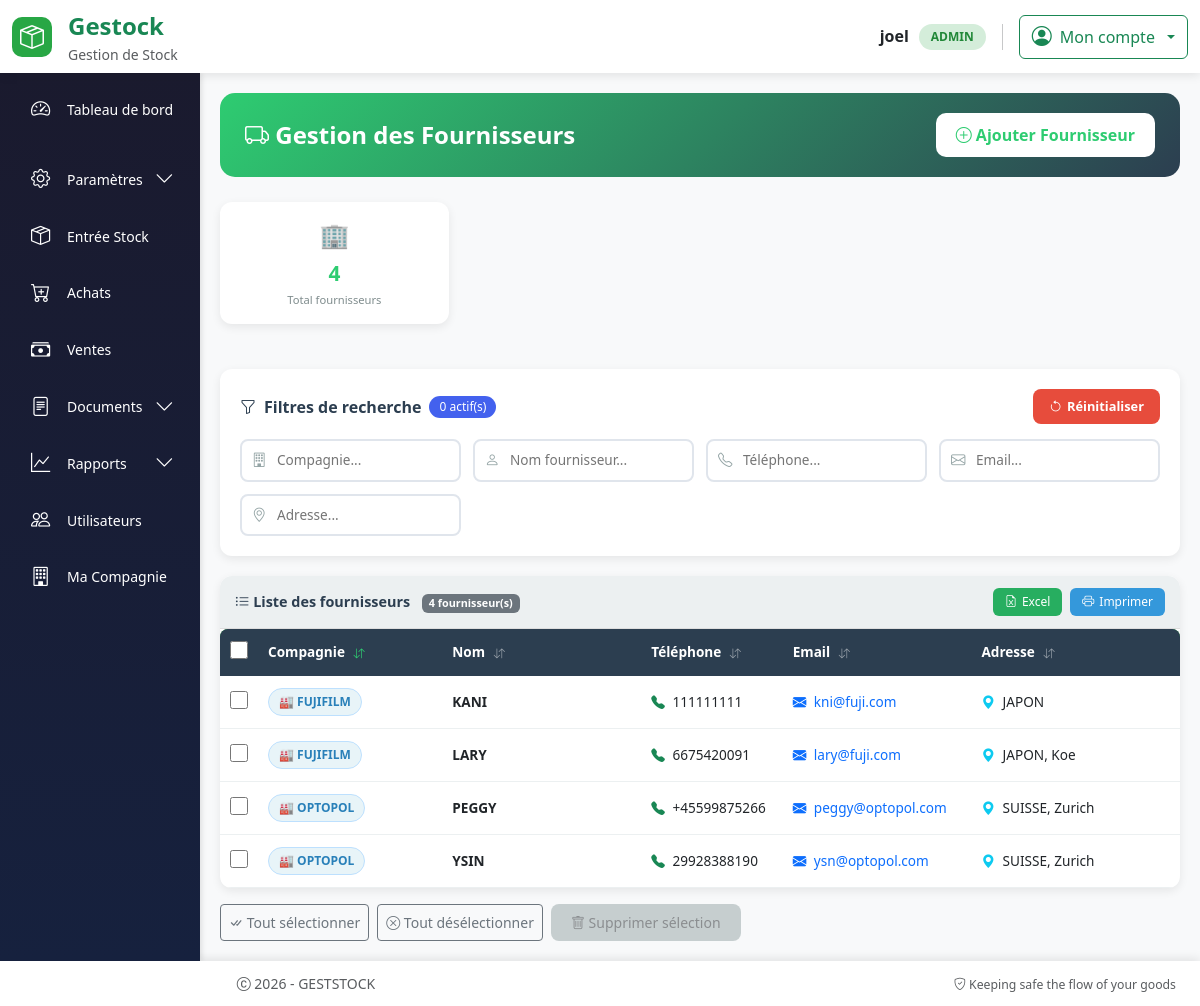
The app's page /gestion_materiel/fournisseur (signed in) with its own data.
### models.py (models this page shows, shortened)
class User(UserMixin, db.Model):
  id = db.Column(db.Integer, primary_key=True)
  username = db.Column(db.String(64), index=True, nullable=False)
  email = db.Column(db.String(120), unique=True, nullable=False)
  password_hash = db.Column(db.String(256))
  role = db.Column(db.String(20), nullable=False, default='operateur')
  joined_at = db.Column(db.DateTime(), default = datetime.utcnow, index = True)
  must_change_password = db.Column(db.Boolean, default=False)
  __table_args__ = (
      db.UniqueConstraint('email', name='uq_user_email'),
  )

class Fournisseur(db.Model):
    id = db.Column(db.Integer, primary_key=True)
    compagnie = db.Column(db.String(100), nullable=True)
    nom_fournisseur = db.Column(db.String(100), nullable=False)
    telephone = db.Column(db.String(30))
    adresse = db.Column(db.String(255))
    email = db.Column(db.String(100), nullable=True)
    achats = db.relationship(
        "Achat",
        back_populates="fournisseur",
        cascade="all, delete-orphan"
    )

### routes.py (the view, shortened to what this page needs)
@app.route('/gestion_materiel/fournisseur', methods=['GET', 'POST'])
@login_required
def fournisseur():
    form = FournisseurForm(csrf_enabled=False)
    fournisseurs = Fournisseur.query.order_by(Fournisseur.nom_fournisseur).all()
    return render_template('Fournisseur.html', form=form, fournisseurs=fournisseurs)

### templates/Fournisseur.html (shortened to what this page needs)
{% extends "base.html" %}
{% block content %}
<div class="fournisseur-container">
    <div class="fournisseur-header">
        <h4>
            <i class="bi bi-truck"></i> Gestion des Fournisseurs
        </h4>
        <button class="btn-add" data-bs-toggle="modal" data-bs-target="#addFournisseurModal" onclick="resetModal()">
            <i class="bi bi-plus-circle"></i> Ajouter Fournisseur
        </button>
    </div>
    {% if fournisseurs %}
    {% set total_fournisseurs = fournisseurs|length %}
    {% set avec_compagnie = fournisseurs|selectattr('compagnie')|list|length %}
    {% set avec_telephone = fournisseurs|selectattr('telephone')|list|length %}
    {% set avec_email = fournisseurs|selectattr('email')|list|length %}
    {% set avec_adresse = fournisseurs|selectattr('adresse')|list|length %}
    <div class="stats-grid">
        <div class="stat-card">
            <div class="stat-icon">🏢</div>
            <div class="stat-value" id="statTotal">{{ total_fournisseurs }}</div>
            <div class="stat-label">Total fournisseurs</div>
        </div>
    </div>
    <div class="search-container">
        <div class="search-header">
            <div class="search-title">
                <i class="bi bi-funnel"></i> Filtres de recherche
                <span class="filter-badge" id="activeFilters">0 actif(s)</span>
            </div>
            <div>
                <button type="button" class="btn-filter btn-reset" onclick="resetAllFilters()">
                    <i class="bi bi-arrow-counterclockwise"></i> Réinitialiser
                </button>
            </div>
        </div>
        <div class="search-grid">
            <div class="search-field">
                <input type="text" id="filterCompagnie" placeholder="Compagnie..."
                       oninput="applyFilters()" onkeyup="debounceFilter()">
            </div>
            <div class="search-field">
                <input type="text" id="filterNom" placeholder="Nom fournisseur..."
                       oninput="applyFilters()" onkeyup="debounceFilter()">
            </div>
            <div class="search-field">
                <input type="text" id="filterTelephone" placeholder="Téléphone..."
                       oninput="applyFilters()" onkeyup="debounceFilter()">
            </div>
            <div class="search-field">
                <input type="text" id="filterEmail" placeholder="Email..."
                       oninput="applyFilters()" onkeyup="debounceFilter()">
            </div>
            <div class="search-field">
                <input type="text" id="filterAdresse" placeholder="Adresse..."
                       oninput="applyFilters()" onkeyup="debounceFilter()">
            </div>
        </div>
    </div>
    <form action="{{ url_for('delete_fournisseurs') }}" method="post" id="deleteForm">
        <div class="table-container">
            <div class="table-header">
                <div class="table-title">
                    <i class="bi bi-list-ul"></i> Liste des fournisseurs
                    <span class="badge bg-secondary ms-2" id="resultCount">{{ total_fournisseurs }} fournisseur(s)</span>
                </div>
                <div class="export-buttons">
                    <button type="button" onclick="exportToExcel()" class="btn-sm-custom btn-excel">
                        <i class="bi bi-file-earmark-excel"></i> Excel
                    </button>
                    <button type="button" onclick="window.print()" class="btn-sm-custom btn-print">
                        <i class="bi bi-printer"></i> Imprimer
                    </button>
                </div>
            </div>
            <div class="table-wrapper">
                <table class="table-custom" id="fournisseursTable">
                    <thead>
                        <tr>
                            <th><input type="checkbox" id="select-all" class="checkbox-custom"></th>
                            <th onclick="sortTable(1)" class="sorted">
                                Compagnie <i class="bi bi-arrow-down-up sort-icon"></i>
                            </th>
                            <th onclick="sortTable(2)">
                                Nom <i class="bi bi-arrow-down-up sort-icon"></i>
                            </th>
                            <th onclick="sortTable(3)">
                                Téléphone <i class="bi bi-arrow-down-up sort-icon"></i>
                            </th>
                            <th onclick="sortTable(4)">
                                Email <i class="bi bi-arrow-down-up sort-icon"></i>
                            </th>
                            <th onclick="sortTable(5)">
                                Adresse <i class="bi bi-arrow-down-up sort-icon"></i>
                            </th>
                        </tr>
                    </thead>
                    <tbody id="tableBody">
                        {% for fournisseur in fournisseurs %}
                        <tr class="fournisseur-row"
                            data-id="{{ fournisseur.id }}"
                            data-compagnie="{{ fournisseur.compagnie or '' }}"
                            data-nom="{{ fournisseur.nom_fournisseur }}"
                            data-telephone="{{ fournisseur.telephone or '' }}"
                            data-email="{{ fournisseur.email or '' }}"
                            data-adresse="{{ fournisseur.adresse or '' }}">
                            <td class="text-center">
                                <input type="checkbox" name="fournisseur_ids"
                                       value="{{ fournisseur.id }}"
                                       class="checkbox-custom fournisseur-checkbox">
                            </td>
                            <td class="col-compagnie">
                                {% if fournisseur.compagnie %}
                                    <span class="badge-compagnie" title="{{ fournisseur.compagnie }}">
                                        🏭 {{ fournisseur.compagnie|truncate(20, true) }}
                                    </span>
                                {% else %}
                                    <span class="text-muted">-</span>
                                {% endif %}
                            </td>
                            <td class="col-nom">
                                <strong>{{ fournisseur.nom_fournisseur|upper|truncate(30, true) }}</strong>
                            </td>
                            <td class="col-telephone">
                                {% if fournisseur.telephone %}
                                    <i class="bi bi-telephone-fill text-success me-1"></i>
                                    {{ fournisseur.telephone }}
                                {% else %}
                                    <span class="text-muted">Non renseigné</span>
                                {% endif %}
                            </td>
                            <td class="col-email">
                                {% if fournisseur.email %}
                                    <i class="bi bi-envelope-fill text-primary me-1"></i>
                                    <a href="mailto:{{ fournisseur.email }}" class="text-decoration-none">
                                        {{ fournisseur.email|truncate(25, true) }}
                                    </a>
                                {% else %}
                                    <span class="text-muted">Non renseigné</span>
                                {% endif %}
                            </td>
                            <td class="col-adresse">
                                {% if fournisseur.adresse %}
                                    <i class="bi bi-geo-alt-fill text-info me-1"></i>
                                    {{ fournisseur.adresse|truncate(40, true) }}
                                {% else %}
                                    <span class="text-muted">Non renseignée</span>
                                {% endif %}
                            </td>
                        </tr>
                        {% endfor %}
                    </tbody>
                </table>
            </div>
        </div>
        <div class="mt-3 d-flex gap-2">
            <button type="button" onclick="selectAll()" class="btn btn-sm btn-outline-secondary">
                <i class="bi bi-check-all"></i> Tout sélectionner
            </button>
            <button type="button" onclick="deselectAll()" class="btn btn-sm btn-outline-secondary">
                <i class="bi bi-x-circle"></i> Tout désélectionner
            </button>
            <button type="submit" class="btn btn-delete btn-sm" id="deleteBtn"
                    onclick="return confirmDelete()">
            </button>
        </div>
    </form>
    {% endif %}
</div>
{% endblock %}

### templates/base.html (shortened to what this page needs)
<!DOCTYPE html>
<html lang="fr">
<head>
    <link rel="stylesheet" href="{{ url_for('static', filename='css/bootstrap.min.css') }}">
    <link rel="stylesheet" href="https://cdn.jsdelivr.net/npm/bootstrap-icons@1.11.3/font/bootstrap-icons.css">
    <link rel="stylesheet" href="{{ url_for('static', filename='style/styles.css') }}">
</head>
<body>
    <header class="app-header">
        <div class="container-fluid py-2">
            <div class="row align-items-center">
                <div class="col-6 col-md-3">
                    <div class="d-flex align-items-center gap-3">
                        <div class="brand-logo">
                            <i class="bi bi-box-seam fs-4"></i>
                        </div>
                        <div>
                            <span class="fs-4 fw-bold text-success">Gestock</span>
                            <small class="text-muted d-none d-md-block">Gestion de Stock</small>
                        </div>
                    </div>
                </div>
                <div class="col-6 col-md-9">
                    <div class="d-flex justify-content-end align-items-center gap-3">
                        {% if current_user.is_authenticated %}
                            <div class="d-none d-md-flex align-items-center gap-3">
                                <div class="text-end">
                                    <div class="fw-semibold">{{ current_user.username }}</div>
                                    <span class="user-badge">{{ current_user.role|upper }}</span>
                                </div>
                            </div>
                            <div class="dropdown">
                                <button class="btn btn-outline-success dropdown-toggle d-flex align-items-center gap-2" type="button" data-bs-toggle="dropdown">
                                    <i class="bi bi-person-circle fs-5"></i>
                                    <span class="d-none d-md-inline">Mon compte</span>
                                </button>
                            </div>
                        {% endif %}
                    </div>
                </div>
            </div>
        </div>
    </header>
    <main class="app-main">
        <div class="container-fluid h-100 p-0">
            <div class="row h-100 g-0">
                {% if current_user.is_authenticated %}
                    <div class="col-md-3 col-lg-2 d-none d-md-block p-0" style="height: 100%;">
                        <div class="app-sidebar" style="height: 100%;">
                            {% include 'partials/sidebar.html' %}
                        </div>
                    </div>
                    {% set content_col = "col-md-9 col-lg-10" %}
                {% else %}
                    {% set content_col = "col-12" %}
                {% endif %}
                <div class="{{ content_col }} p-0" style="height: 100%;">
                    <div class="app-content">
                        {% block content %}{% endblock %}
                    </div>
                </div>
            </div>
        </div>
    </main>
    <footer class="app-footer">
        <div class="container-fluid">
            <div class="row align-items-center">
                <div class="col-md-6">
                    <p class="mb-0 text-muted">
                        <i class="bi bi-c-circle"></i> 2026 - GESTSTOCK
                    </p>
                </div>
                <div class="col-md-6 text-md-end">
                    <small class="text-muted">
                        <i class="bi bi-shield-check"></i> Keeping safe the flow of your goods
                    </small>
                </div>
            </div>
        </div>
    </footer>
</body>
</html>

### records on screen
User: username "joel", role "ADMIN"
Fournisseur: compagnie "FUJIFILM", nom_fournisseur "KANI", telephone "111111111", email "kni@fuji.com", adresse "JAPON"
Fournisseur: compagnie "FUJIFILM", nom_fournisseur "LARY", telephone "6675420091", email "lary@fuji.com", adresse "JAPON, Koe"
Fournisseur: compagnie "OPTOPOL", nom_fournisseur "PEGGY", telephone "+45599875266", email "peggy@optopol.com", adresse "SUISSE, Zurich"
Fournisseur: compagnie "OPTOPOL", nom_fournisseur "YSIN", telephone "29928388190", email "ysn@optopol.com", adresse "SUISSE, Zurich"

### other values on screen
{{ total_fournisseurs }} "4"
